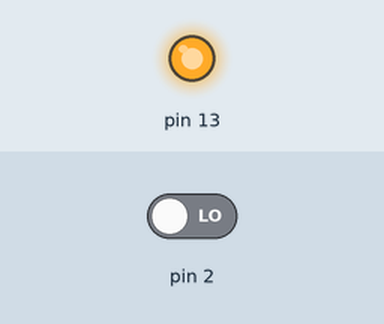
Simulated run of this sketch. Board: Arduino Uno, built with avr-gcc and run on an emulated ATmega328P. Shown: output pins drawn as LEDs (lit = HIGH). Inputs (shaded band) come from the test bench; at power-on: pin 2 LOW.

Above: at 1.2 s.
1.3 s: pin 2 driven HIGH
At 2.5 s:
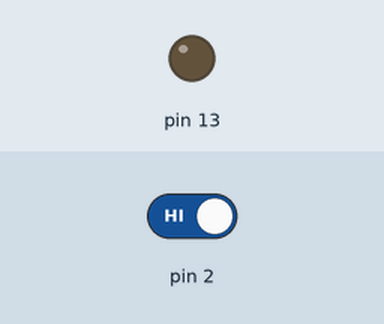
2.8 s: pin 2 driven LOW
At 3.7 s:
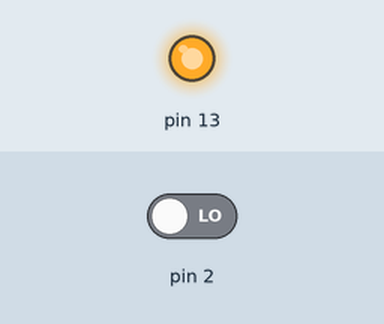
Timing chart, 0 to 5.8 s (numbered marks = the images above; inputs shaded):
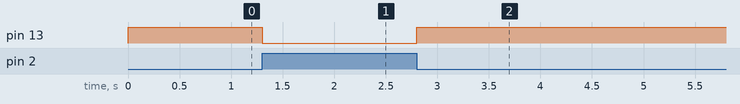

The sketch:

Button-led.ino
```cpp
void setup() {
  pinMode(2, INPUT);
  pinMode(13, OUTPUT);
}

void loop() {
  int a;
  int b;
  a = digitalRead(2);
  b = 1;

  if(a == b){
    digitalWrite(13, LOW);
  }
  else digitalWrite(13, HIGH);
}
```

Measured:
- after the input at 1.3 s, pin 13: HIGH → LOW at once
- after the input at 2.8 s, pin 13: LOW → HIGH at once
